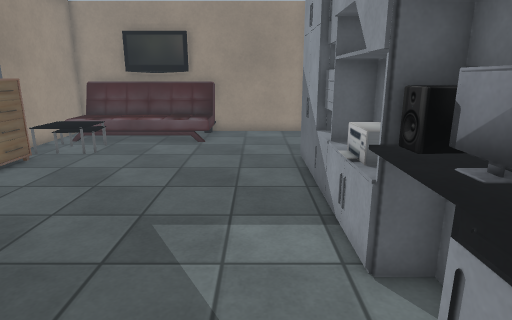
view 1 (above)

12 first-person views from a walk through a Unity game level. The camera is 1.5 m above the floor, tilts 14° down and sees 75° across. The floor is counted in squares, 0.44 m on a side. Each view is taken from the middle of a square. On the plan, view 1 faces up. The plan holds only what a view shows up to about 20 squares ahead; the rest is blank. The player is left out. Some surface patterns are stand-ins.

view 2
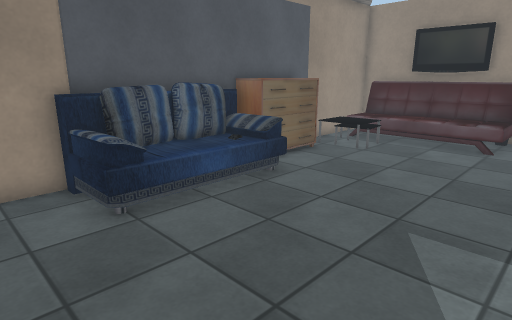

view 3
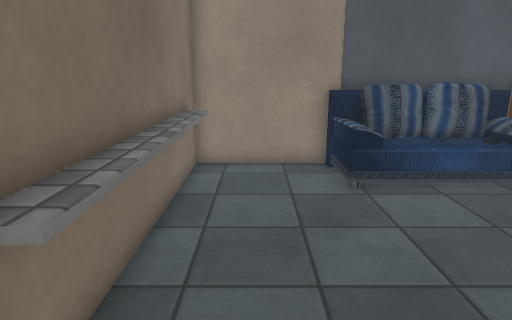

view 4
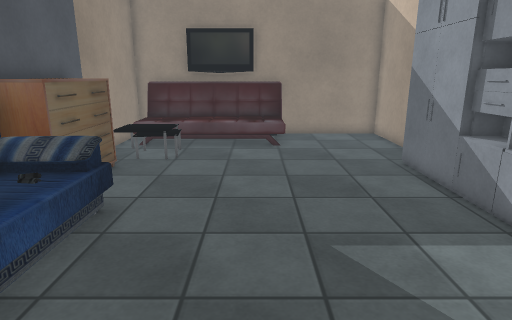

view 5
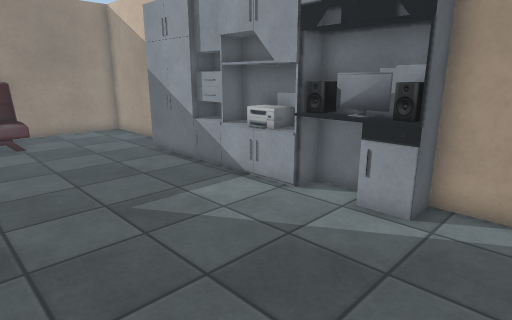

view 6
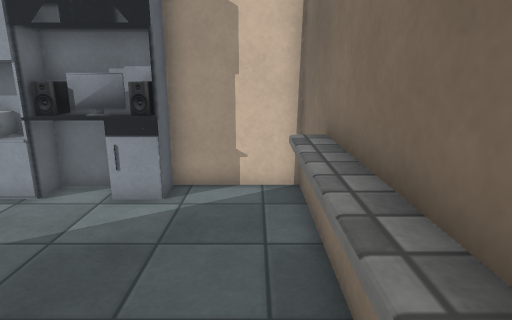

view 7
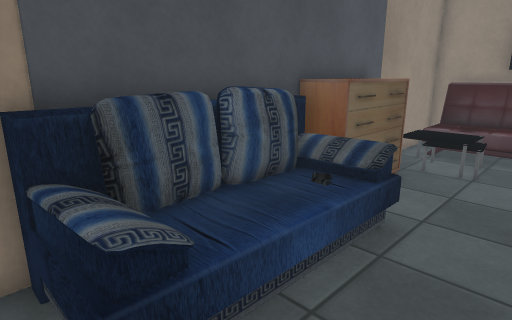

view 8
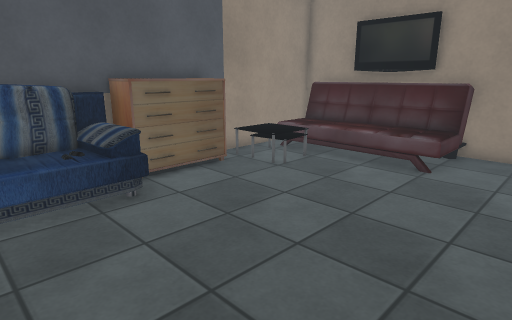

view 9
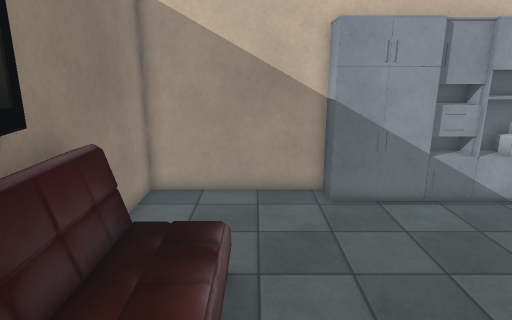

view 10
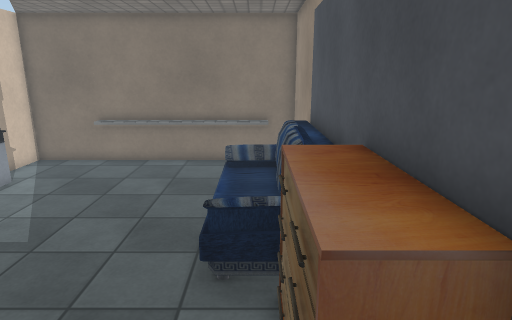

view 11
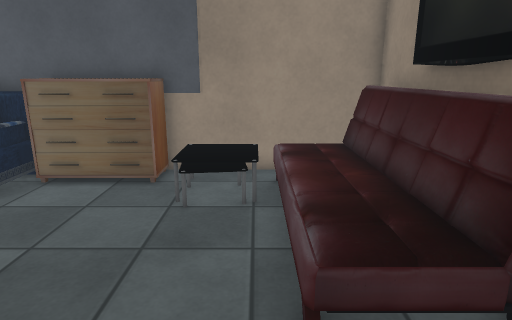

view 12
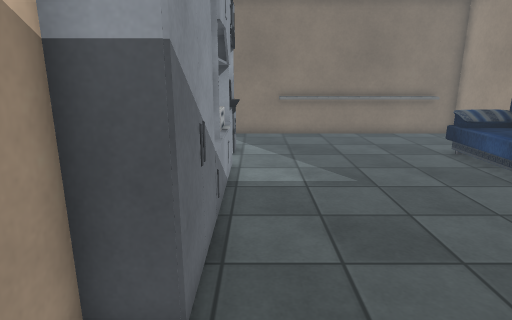

### Floor plan
Key: @ floor where view 1 was taken; # wall or solid block; . main floor; : floor 0.5 m higher than the main floor; / step, stairs or slope; = window, fence, low wall or low ledge; ^ raised ledge; O other object.
Columns run from 11 left of view 1 to 3 right of it. Each row starts with its distance up from view 1.
 22 ##############
 21 #OOOOOOOO######
 20 #OOOOOOOO.....#
 19 #/:::::::.....#
 18 #/:::::::.....#
 17 #///..........#
 16 #/::..........#
 15 #/::..........#
 14 #^...........##
 13 #^...........#
 12 #^...........#
 11 #^...........#
 10 #^...........#
  9 OOOO.........##
  8 OOOO.........##
  7 OOOO.........OO
  6 OOOO.........##
  5 OOOO.........##
  4 OOOO.........^#
  3 #OOO.........^#
  2 #............=#
  1 #.............#
  0 #..........@..#
 -1 #.............#
 -2 ##^^^^^^^^^####
 -3 ##############

Where each view was taken, in squares from view 1:
view 1: 0 up, 0 right, facing up
view 2: 0 up, 0 right, facing up-left
view 3: 0 up, 2 right, facing left
view 4: 1 up, 4 left, facing up
view 5: 1 down, 6 left, facing up-right
view 6: 1 down, 7 left, facing right
view 7: 2 up, 5 left, facing up-left
view 8: 5 up, 1 right, facing up-left
view 9: 17 up, 10 left, facing right
view 10: 16 up, 9 left, facing down
view 11: 17 up, 1 right, facing left
view 12: 18 up, 1 right, facing down
